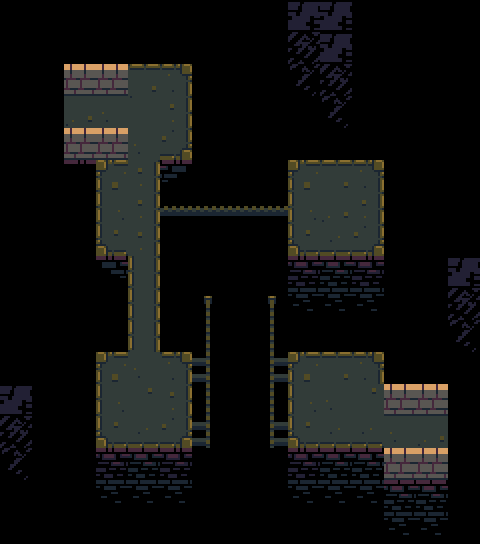

Rendered tile map (Tiled .tmx) drawn with the repository's tilesets; below, a short description and the full map source, tile grids included:
An orthogonal 15x17 tile map with 32x32 px tiles, 4 tile layers (ground, death, walls, guff), 2 tilesets and 9 objects (4x platform, 2x connection, pressure, block, door).

<map version="1.0" tiledversion="1.0.3" orientation="orthogonal" renderorder="right-down" width="15" height="17" tilewidth="32" tileheight="32" nextobjectid="40">
 <properties>
  <property name="isWind" value="true" />
  <property name="number" value="29" />
 </properties>
 <tileset firstgid="1" source="brown.tsx" />
 <tileset firstgid="101" source="tower-tileset.tsx" />
 <layer name="ground" width="15" height="17">
  <data encoding="csv">
0,0,0,0,0,0,0,0,0,0,0,0,0,0,0,
0,0,0,0,0,0,0,0,0,0,0,0,0,0,0,
0,0,0,0,45,46,0,0,0,0,0,0,0,0,0,
0,0,27,28,55,56,0,0,0,0,0,0,0,0,0,
0,0,0,0,28,66,0,0,0,0,0,0,0,0,0,
0,0,0,44,56,0,0,0,0,44,45,46,0,0,0,
0,0,0,54,56,0,0,0,0,54,27,56,0,0,0,
0,0,0,64,56,0,0,0,0,64,65,66,0,0,0,
0,0,0,0,47,0,0,0,0,0,0,0,0,0,0,
0,0,0,0,47,0,0,0,0,0,0,0,0,0,0,
0,0,0,0,47,0,0,0,0,0,0,0,0,0,0,
0,0,0,44,28,46,0,0,0,44,45,46,0,0,0,
0,0,0,54,37,56,0,0,0,54,28,37,0,0,0,
0,0,0,64,65,66,0,0,0,64,65,65,28,37,0,
0,0,0,0,0,0,0,0,0,0,0,0,0,0,0,
0,0,0,0,0,0,0,0,0,0,0,0,0,0,0,
0,0,0,0,0,0,0,0,0,0,0,0,0,0,0
</data>
 </layer>
 <layer name="death" width="15" height="17">
  <data encoding="csv">
0,0,0,0,0,0,0,0,0,0,0,0,0,0,0,
0,0,0,4,4,4,4,0,0,0,0,0,0,0,0,
0,0,0,0,0,0,4,0,0,0,0,0,0,0,0,
0,0,0,0,0,0,4,0,0,0,0,0,0,0,0,
0,0,0,0,0,0,4,0,4,4,4,4,4,0,0,
0,0,0,0,0,80,4,0,4,0,0,0,4,0,0,
0,0,4,0,0,4,4,0,4,0,0,0,4,0,0,
0,0,4,0,0,4,4,0,4,0,0,0,4,0,0,
0,0,4,78,0,4,4,4,4,198,79,200,4,0,0,
0,0,0,4,0,4,4,4,4,89,89,89,4,0,0,
0,0,4,4,0,4,4,4,4,4,4,4,4,0,0,
0,0,4,0,0,0,4,4,4,0,0,0,4,0,0,
0,0,4,0,0,0,4,4,4,0,0,0,0,0,0,
0,0,4,0,0,0,4,4,4,0,0,0,0,0,0,
0,0,4,198,79,200,4,4,4,198,79,79,4,4,0,
0,0,0,89,89,89,0,0,0,89,89,89,79,79,0,
0,0,0,0,0,0,0,0,0,0,0,0,89,89,0
</data>
 </layer>
 <layer name="walls" width="15" height="17">
  <data encoding="csv">
0,0,0,0,0,0,0,0,0,0,0,0,0,0,0,
0,0,0,0,0,0,0,0,0,0,0,0,0,0,0,
0,0,12,12,0,0,0,0,0,0,0,0,0,0,0,
0,0,27,0,0,0,0,0,0,0,0,0,0,0,0,
0,0,12,12,0,0,0,0,0,0,0,0,0,0,0,
0,0,76,0,0,0,0,0,0,0,0,0,0,0,0,
0,0,0,0,0,0,0,0,0,0,0,0,0,0,0,
0,0,0,0,0,0,0,0,0,0,0,0,0,0,0,
0,0,0,0,0,0,0,0,0,0,0,0,0,0,0,
0,0,0,0,0,0,0,0,0,0,0,0,0,0,0,
0,0,0,0,0,0,0,0,0,0,0,0,0,0,0,
0,0,0,0,0,0,0,0,0,0,0,0,0,0,0,
0,0,0,0,0,0,0,0,0,0,0,0,12,12,0,
0,0,0,0,0,0,0,0,0,0,0,0,0,27,0,
0,0,0,0,0,0,0,0,0,0,0,0,12,12,0,
0,0,0,0,0,0,0,0,0,0,0,0,0,0,0,
0,0,0,0,0,0,0,0,0,0,0,0,0,0,0
</data>
 </layer>
 <layer name="guff" width="15" height="17">
  <data encoding="csv">
0,0,0,0,0,0,0,0,0,191,191,0,0,0,0,
0,0,0,0,0,0,0,0,0,192,191,0,0,0,0,
0,0,0,0,0,0,0,0,0,193,192,0,0,0,0,
0,0,0,0,0,0,0,0,0,0,193,0,0,0,0,
0,0,0,0,0,0,0,0,0,0,0,0,0,0,0,
0,0,0,0,0,0,0,0,0,0,0,0,0,0,0,
0,0,0,0,0,170,170,170,170,0,0,0,0,0,0,
0,0,0,0,0,0,0,0,0,0,0,0,0,0,0,
0,0,0,0,0,0,0,0,0,0,0,0,0,0,191,
0,0,0,0,0,0,150,0,150,0,0,0,0,0,192,
0,0,0,0,0,0,160,0,160,0,0,0,0,0,193,
0,0,0,0,0,0,139,0,129,0,0,0,0,0,0,
191,0,0,0,0,0,160,0,160,0,0,0,0,0,0,
192,0,0,0,0,0,139,0,129,0,0,0,0,0,0,
193,0,0,0,0,0,0,0,0,0,0,0,0,0,0,
0,0,0,0,0,0,0,0,0,0,0,0,0,0,0,
0,0,0,0,0,0,0,0,0,0,0,0,0,0,0
</data>
 </layer>
 <objectgroup name="objects">
  <object id="9" name="65" type="connection" x="96" y="96" width="32" height="32">
   <properties>
    <property name="dir" value="right" />
    <property name="to" value="60" />
   </properties>
  </object>
  <object id="10" name="66" type="connection" x="384" y="416" width="32" height="32">
   <properties>
    <property name="dir" value="left" />
    <property name="to" value="67" />
   </properties>
  </object>
  <object id="33" type="pressure" x="320" y="224" width="32" height="32">
   <properties>
    <property name="switch" value="a" />
   </properties>
  </object>
  <object id="34" type="block" x="288" y="224" width="32" height="32" />
  <object id="35" type="platform" x="192" y="288" width="32" height="32">
   <properties>
    <property name="isActive" value="false" />
    <property name="movey" value="-4" />
    <property name="switch" value="a" />
   </properties>
  </object>
  <object id="36" type="platform" x="224" y="288" width="32" height="32">
   <properties>
    <property name="isActive" value="false" />
    <property name="movey" value="-4" />
    <property name="switch" value="a" />
   </properties>
  </object>
  <object id="37" type="platform" x="256" y="288" width="32" height="32">
   <properties>
    <property name="isActive" value="false" />
    <property name="movey" value="-4" />
    <property name="switch" value="a" />
   </properties>
  </object>
  <object id="38" type="platform" x="160" y="192" width="32" height="32">
   <properties>
    <property name="movex" value="3" />
   </properties>
  </object>
  <object id="39" type="door" x="128" y="288" width="32" height="32">
   <properties>
    <property name="switch" value="a" />
   </properties>
  </object>
 </objectgroup>
</map>
